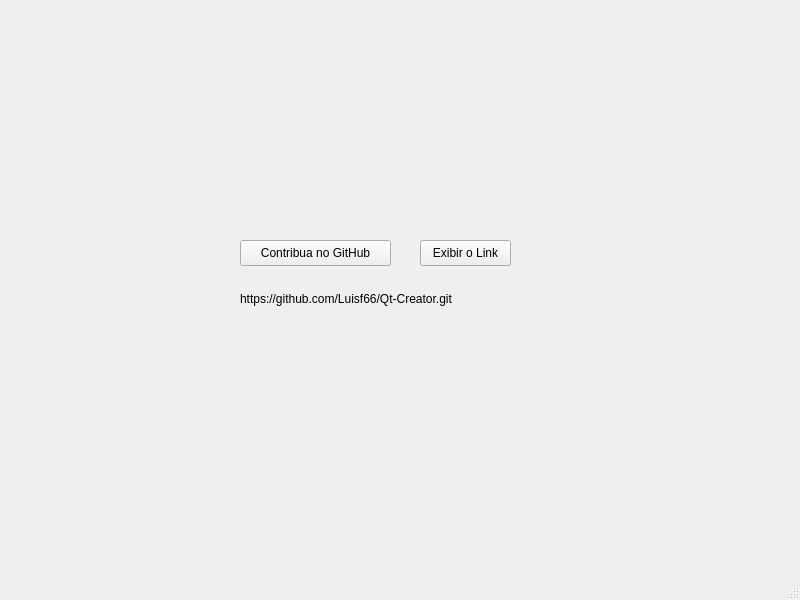
<?xml version="1.0" encoding="UTF-8"?>
<ui version="4.0">
 <class>MainWindow</class>
 <widget class="QMainWindow" name="MainWindow">
  <property name="geometry">
   <rect>
    <x>0</x>
    <y>0</y>
    <width>800</width>
    <height>600</height>
   </rect>
  </property>
  <property name="windowTitle">
   <string>MainWindow</string>
  </property>
  <widget class="QWidget" name="centralwidget">
   <widget class="QLabel" name="label">
    <property name="geometry">
     <rect>
      <x>240</x>
      <y>290</y>
      <width>281</width>
      <height>18</height>
     </rect>
    </property>
    <property name="text">
     <string>https://github.com/Luisf66/Qt-Creator.git</string>
    </property>
   </widget>
   <widget class="QPushButton" name="pushButton">
    <property name="geometry">
     <rect>
      <x>240</x>
      <y>240</y>
      <width>151</width>
      <height>26</height>
     </rect>
    </property>
    <property name="text">
     <string>Contribua no GitHub</string>
    </property>
   </widget>
   <widget class="QPushButton" name="pushButton_2">
    <property name="geometry">
     <rect>
      <x>420</x>
      <y>240</y>
      <width>91</width>
      <height>26</height>
     </rect>
    </property>
    <property name="text">
     <string>Exibir o Link</string>
    </property>
   </widget>
  </widget>
  <widget class="QMenuBar" name="menubar">
   <property name="geometry">
    <rect>
     <x>0</x>
     <y>0</y>
     <width>800</width>
     <height>23</height>
    </rect>
   </property>
  </widget>
  <widget class="QStatusBar" name="statusbar"/>
 </widget>
 <resources/>
 <connections/>
</ui>
